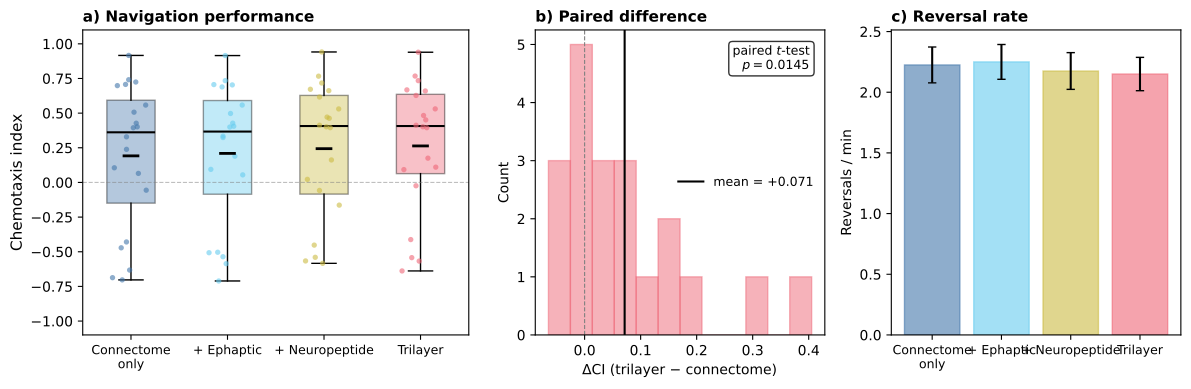

Source code (Python):
#!/usr/bin/env python3
"""Generate chemotaxis comparison figure from results JSON."""

import json
import numpy as np
import matplotlib.pyplot as plt
from pathlib import Path
from scipy import stats

RESULTS = Path(__file__).parent.parent / 'results' / 'chemotaxis_results.json'

with open(RESULTS) as f:
    data = json.load(f)

meta = data['metadata']
runs = data['runs']

models = ['connectome_only', 'plus_eph', 'plus_npp', 'trilayer']
labels = ['Connectome\nonly', '+ Ephaptic', '+ Neuropeptide', 'Trilayer']
colors = ['#4477AA', '#66CCEE', '#CCBB44', '#EE6677']

# Extract CI per model
ci_by_model = {}
for m in models:
    ci_by_model[m] = [r['chemotaxis_index'] for r in runs if r['model'] == m]

# Paired differences (same heading/seed across models)
def get_paired(model_a, model_b):
    """Get paired CI values matched by heading and seed."""
    a_dict = {(r['heading'], r['seed']): r['chemotaxis_index']
              for r in runs if r['model'] == model_a}
    b_dict = {(r['heading'], r['seed']): r['chemotaxis_index']
              for r in runs if r['model'] == model_b}
    keys = sorted(set(a_dict) & set(b_dict))
    return np.array([a_dict[k] for k in keys]), np.array([b_dict[k] for k in keys])

fig, axes = plt.subplots(1, 3, figsize=(12, 4), gridspec_kw={'width_ratios': [2, 1.5, 1.5]})

# ── Panel A: CI by model (box + individual points) ────────────────
ax = axes[0]
positions = np.arange(len(models))
for i, (m, label, color) in enumerate(zip(models, labels, colors)):
    cis = ci_by_model[m]
    bp = ax.boxplot([cis], positions=[i], widths=0.5,
                     patch_artist=True, showfliers=False,
                     boxprops=dict(facecolor=color, alpha=0.4),
                     medianprops=dict(color='black', linewidth=1.5))
    jitter = 0.1 * np.random.RandomState(42).randn(len(cis))
    ax.scatter(np.full(len(cis), i) + jitter, cis, c=color, s=15,
               alpha=0.6, zorder=3, edgecolors='none')

ax.axhline(0, color='gray', linestyle='--', linewidth=0.8, alpha=0.5)
ax.set_xticks(positions)
ax.set_xticklabels(labels, fontsize=9)
ax.set_ylabel('Chemotaxis index', fontsize=11)
ax.set_title('a) Navigation performance', fontsize=11, fontweight='bold', loc='left')
ax.set_ylim(-1.1, 1.1)

# Add mean ± SEM
for i, m in enumerate(models):
    cis = ci_by_model[m]
    mean = np.mean(cis)
    se = np.std(cis) / np.sqrt(len(cis))
    ax.plot(i, mean, 'k_', markersize=12, markeredgewidth=2, zorder=5)

# ── Panel B: Paired differences (trilayer - connectome) ───────────
ax = axes[1]
a_ci, t_ci = get_paired('connectome_only', 'trilayer')
diff = t_ci - a_ci
t_stat, p_val = stats.ttest_rel(t_ci, a_ci)

ax.hist(diff, bins=12, color=colors[3], alpha=0.5, edgecolor=colors[3])
ax.axvline(0, color='gray', linestyle='--', linewidth=0.8)
ax.axvline(np.mean(diff), color='black', linewidth=1.5, label=f'mean = {np.mean(diff):+.3f}')
ax.set_xlabel('$\\Delta$CI (trilayer $-$ connectome)', fontsize=10)
ax.set_ylabel('Count', fontsize=10)
ax.set_title('b) Paired difference', fontsize=11, fontweight='bold', loc='left')
ax.legend(fontsize=9, frameon=False)
ax.text(0.95, 0.95, f'paired $t$-test\n$p = {p_val:.4f}$',
        transform=ax.transAxes, ha='right', va='top', fontsize=9,
        bbox=dict(boxstyle='round,pad=0.3', facecolor='white', alpha=0.8))

# ── Panel C: Reversal rate by model ───────────────────────────────
ax = axes[2]
rev_by_model = {}
for m in models:
    rev_by_model[m] = [r['reversal_rate'] for r in runs if r['model'] == m]

means = [np.mean(rev_by_model[m]) for m in models]
sems = [np.std(rev_by_model[m]) / np.sqrt(len(rev_by_model[m])) for m in models]
ax.bar(positions, means, yerr=sems, color=colors, alpha=0.6,
       edgecolor=[c for c in colors], capsize=3)
ax.set_xticks(positions)
ax.set_xticklabels(labels, fontsize=9)
ax.set_ylabel('Reversals / min', fontsize=10)
ax.set_title('c) Reversal rate', fontsize=11, fontweight='bold', loc='left')

plt.tight_layout()
out = Path(__file__).parent / 'fig_chemotaxis.pdf'
plt.savefig(out, dpi=300, bbox_inches='tight')
print(f'Saved to {out}')

# Print stats
print(f'\nPaired tests vs connectome_only:')
for m, label in zip(models[1:], labels[1:]):
    a_ci, m_ci = get_paired('connectome_only', m)
    diff = m_ci - a_ci
    t, p = stats.ttest_rel(m_ci, a_ci)
    print(f'  {label.replace(chr(10), " "):20s}: Δ={np.mean(diff):+.4f}, t={t:.3f}, p={p:.4f}')
